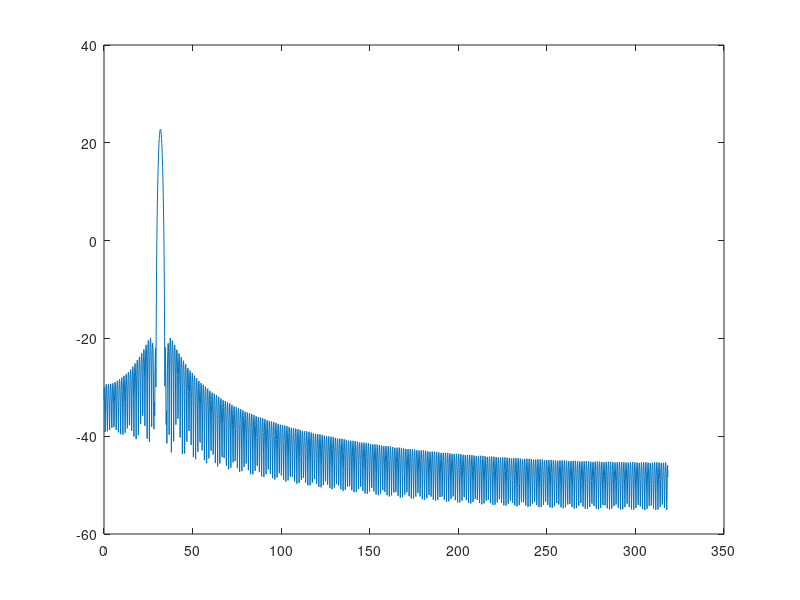
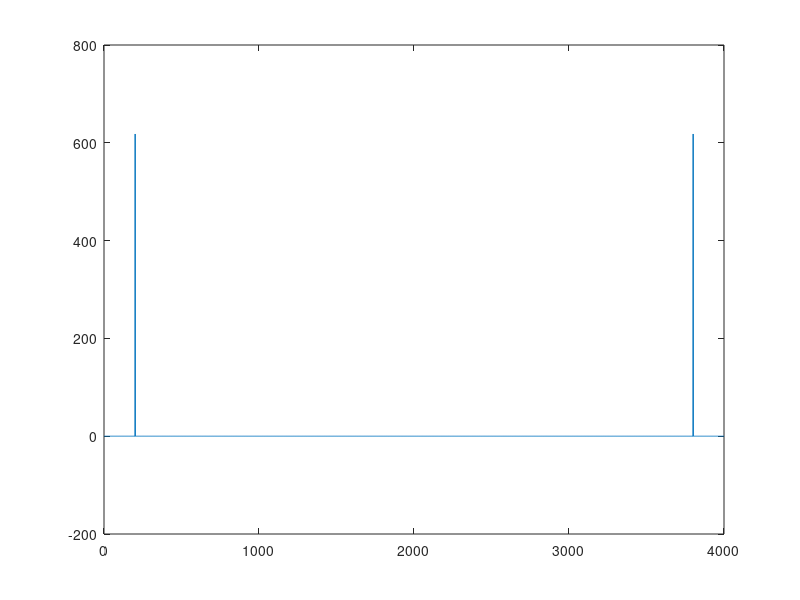

Write MATLAB code to recreate these figures, in order.
n = 1:1e5;
fs = 4e3;
x = sin(2*pi*200/fs*n);
f= 1:1e3;
[p,f] = pwelch(x,[],[],fs);
figure();
plot(f/2/pi*fs,10*log10(abs(p)));

s_f = fft(x, fs);
figure();
plot(1:length(s_f), s_f);